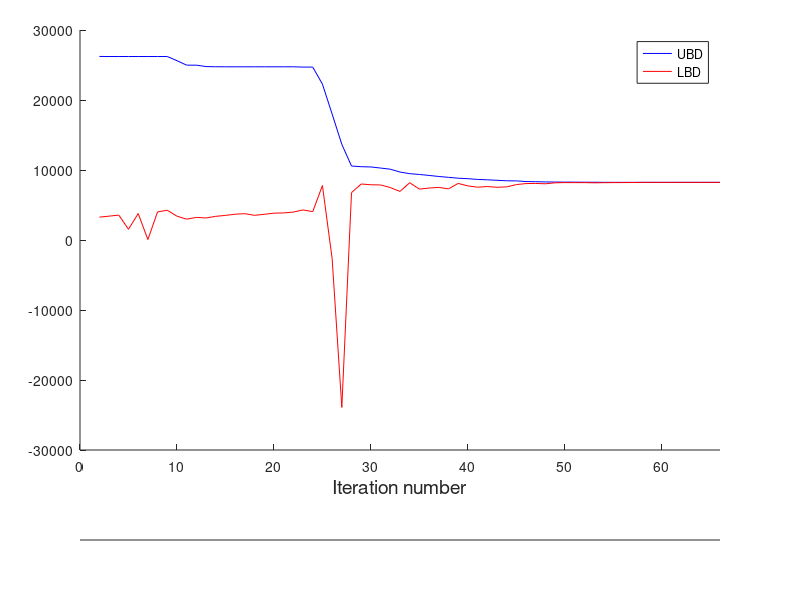
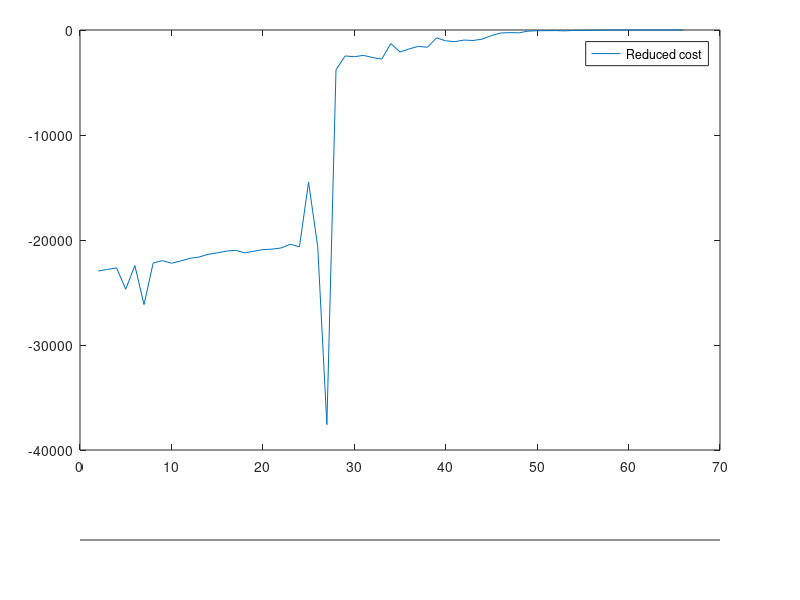

Here is the MATLAB script that generated these plots, in order:
% Plot reduced cost, UBD and LBD
clear all
clc
close all

data = dlmread('iterationResult_30jobs.txt',' ');
iIteration = data(:,1);
CPU = data(:,2);
reducedCost = data(:,3);
UBD = data(:,4);
LBD = data(:,5);

%figure
a = axes('units', 'normalized','position',[.1 .25 .8 .7], 'xlim',[0 iIteration(end)], 'xtick', 0:10:iIteration(end));
xlabel(a, 'Iteration number', 'FontSize', 14);
hold on
plot(iIteration, UBD, 'b')
plot(iIteration, LBD, 'r')
legend('UBD', 'LBD')
b=axes('units','normalized','position',[.1 .1 .8 0.000001],'xlim',[0 CPU(end)],'color','none');
xlabel(b,'CPU time', 'FontSize', 14)


figure
a = axes('units', 'normalized','position',[.1 .25 .8 .7], 'xlim',[0 iIteration(end)], 'xtick', 0:10:iIteration(end));
xlabel(a, 'Iteration number', 'FontSize', 14);
plot(iIteration, reducedCost)
legend('Reduced cost')
b=axes('units','normalized','position',[.1 .1 .8 0.000001],'xlim',[0 CPU(end)],'color','none');
xlabel(b,'CPU time', 'FontSize', 14)